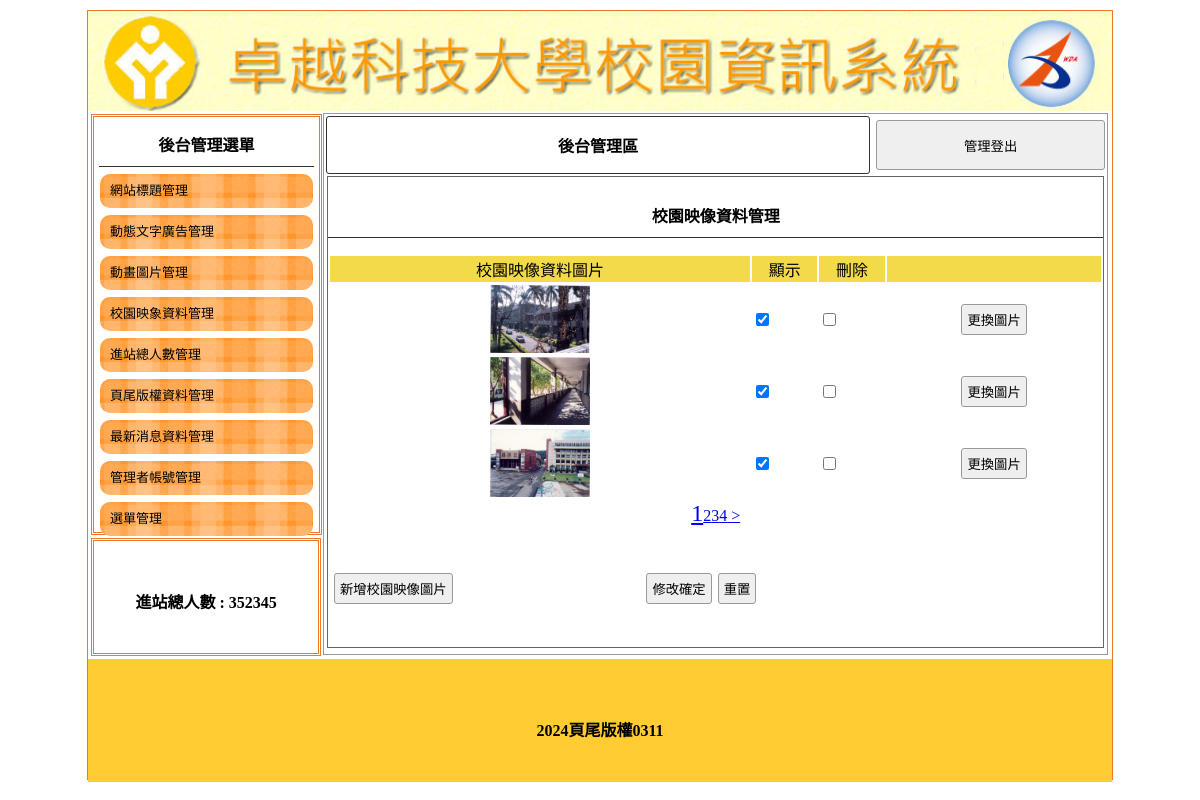
The page /back.php?do=image on the database its author committed.
### tables this page shows
CREATE TABLE `title` (
  `id` int(10) UNSIGNED NOT NULL,
  `img` text NOT NULL,
  `text` text NOT NULL,
  `sh` int(1) NOT NULL
);

CREATE TABLE `total` (
  `id` int(10) UNSIGNED NOT NULL,
  `total` int(10) NOT NULL
);

CREATE TABLE `image` (
  `id` int(10) UNSIGNED NOT NULL,
  `img` text NOT NULL,
  `sh` int(1) NOT NULL
);

CREATE TABLE `bottom` (
  `id` int(10) NOT NULL,
  `bottom` text NOT NULL
);

### api/db.php (called while the page is built, shortened)
<?php
class DB{
    protected $dsn='mysql:host=localhost;charset=utf8;dbname=web19_01';
    protected $pdo;
    protected $table;
    public function __construct($table){
        $this->table=$table;
        $this->pdo=new PDO($this->dsn,'root','');
    }
    private function a2s($array) {
        foreach ($array as $col => $val) {
            $tmp[]="`$col`='$val'";
        }
        return $tmp;
    }
    private function sql_all($sql,$array,$other) {
        if (isset($this->table)&&!empty($this->table)) {
            if (is_array($array)) {
                if (!empty($array)) {
                    $tmp=$this->a2s($array);
                    $sql.="where".join("&&",$tmp);
                }
            }else{
                $sql.="$array";
            }
            $sql.=$other;
            return $sql;
        }
    }
    function all($where='',$other='') {
        $sql="select * from `$this->table`";
        $sql=$this->sql_all($sql,$where,$other);
        return $this->pdo->query($sql)->fetchAll(PDO::FETCH_ASSOC);
    }
    function count($where='',$other='') {
        $sql="select count(*) from `$this->table`";
        $sql=$this->sql_all($sql,$where,$other);
        return $this->pdo->query($sql)->fetchColumn();
    }
    function find($id){
        $sql="select * from `$this->table`";
        if (is_array($id)) {
            if (!empty($id)) {
                $tmp=$this->a2s($id);
                $sql.="where".join("&&",$tmp);
            }
        }else{
            $sql.="where `id`='$id'";
        }
        return $this->pdo->query($sql)->fetch(PDO::FETCH_ASSOC);
    }
    function save($array){
        if (isset($array['id'])) {
            $sql="update `$this->table` set";
            if (!empty($array)) {
                $tmp=$this->a2s($array);
            }
            $sql.=join(",",$tmp);
            $sql.="where `id`='{$array['id']}'";
        }else{
            $sql="insert into `$this->table`";
            $cols="(`".join("`,`",array_keys($array))."`)";
            $vals="('".join("','",$array)."')";
            $sql=$sql.$cols."values".$vals;
        }
        return $this->pdo->exec($sql);
    }
}
$Bottom=new DB('bottom');
$Total=new DB('total');
$Title=new DB('title');
$Image=new DB('image');

### back/image.php (the view, shortened to what this page needs)
<div style="width:99%; height:87%; margin:auto; overflow:auto; border:#666 1px solid;">
    <p class="t cent botli">校園映像資料管理</p>
    <form method="post" action="./api/edit.php">
        <table width="100%">
            <tbody>
                <tr class="yel">
                    <td width="45%">校園映像資料圖片</td>
                    <td width="7%">顯示</td>
                    <td width="7%">刪除</td>
                    <td width="23%"></td>
                </tr>
                <?php
                $total = $Image->count();
                $div = 3;
                $page = ceil($total / $div);
                $now = $_GET['p'] ?? 1;
                $start = ($now - 1) * $div;
                $images = $Image->all("limit $start,$div");
                foreach ($images as $image) {
                ?>
                    <tr>
                        <td class="cent"><img style="width: 100px;height:68px" src="./img/<?= $image['img']; ?>" alt=""></td>
                        <td><input type="checkbox" name="sh[]" value="<?= $image['id']; ?>" <?= ($image['sh'] == 1) ? 'checked' : ''; ?>></td>
                        <td><input type="checkbox" name="del[]" value="<?= $image['id']; ?>"></td>
                        <td class="cent"><input type="button" onclick="op('#cover','#cvr','./modal/update.php?table=<?= $do; ?>&&id=<?= $image['id']; ?>')" value="更換圖片"></td>
                    </tr>
                <?php
                }
                ?>
            </tbody>
        </table>
        <div class="cent">
            <?php
            for ($i = 1; $i <= $page; $i++) {
                $size = ($i == $now) ? 'font-size:24px' : 'font-size:16px';
                echo "<a href='?do=$do&p=$i' style='$size'>$i</a>";
            }
            if ($now + 1 <= $page) {
                $next = $now + 1;
                echo "<a href='?do=$do&p=$next'> > </a>";
            }
            ?>
        </div>
        <table style="margin-top:40px; width:70%;">
            <tbody>
                <tr>
                    <td width="200px"><input type="button" onclick="op('#cover','#cvr','./modal/<?= $do; ?>.php?table=<?= $do; ?>')" value="新增校園映像圖片"></td>
                    <td class="cent"><input type="submit" value="修改確定"><input type="reset" value="重置"></td>
                </tr>
            </tbody>
        </table>
    </form>
</div>

### back.php (shortened to what this page needs)
<?php
include_once "./api/db.php";
$bottom=$Bottom->find(1);
$total=$Total->find(2);
$title=$Title->find(['sh'=>1]);
?>
<!DOCTYPE html PUBLIC "-//W3C//DTD XHTML 1.0 Transitional//EN" "http://www.w3.org/TR/xhtml1/DTD/xhtml1-transitional.dtd">
<html xmlns="http://www.w3.org/1999/xhtml">
<head>
	<link href="./css/css.css" rel="stylesheet" type="text/css">
</head>
<body>
	<div id="main">
		<a title="" href="index.php">
			<div class="ti" style="background:url(./img/<?=$title['img'];?>); background-size:cover;"></div>
		</a>
		<div id="ms">
			<div id="lf" style="float:left;">
				<div id="menuput" class="dbor">
					<span class="t botli">後台管理選單</span>
					<a style="color:#000; font-size:13px; text-decoration:none;" href="?do=title">
						<div class="mainmu">
							網站標題管理 </div>
					</a>
					<a style="color:#000; font-size:13px; text-decoration:none;" href="?do=ad">
						<div class="mainmu">
							動態文字廣告管理 </div>
					</a>
					<a style="color:#000; font-size:13px; text-decoration:none;" href="?do=mvim">
						<div class="mainmu">
							動畫圖片管理 </div>
					</a>
					<a style="color:#000; font-size:13px; text-decoration:none;" href="?do=image">
						<div class="mainmu">
							校園映象資料管理 </div>
					</a>
					<a style="color:#000; font-size:13px; text-decoration:none;" href="?do=total">
						<div class="mainmu">
							進站總人數管理 </div>
					</a>
					<a style="color:#000; font-size:13px; text-decoration:none;" href="?do=bottom">
						<div class="mainmu">
							頁尾版權資料管理 </div>
					</a>
					<a style="color:#000; font-size:13px; text-decoration:none;" href="?do=news">
						<div class="mainmu">
							最新消息資料管理 </div>
					</a>
					<a style="color:#000; font-size:13px; text-decoration:none;" href="?do=admin">
						<div class="mainmu">
							管理者帳號管理 </div>
					</a>
					<a style="color:#000; font-size:13px; text-decoration:none;" href="?do=menu">
						<div class="mainmu">
							選單管理 </div>
					</a>
				</div>
				<div class="dbor" style="margin:3px; width:95%; height:20%; line-height:100px;">
					<span class="t">進站總人數 :
						<?=$total['total'];?> </span>
				</div>
			</div>
			<div class="di" style="height:540px; border:#999 1px solid; width:76.5%; margin:2px 0px 0px 0px; float:left; position:relative; left:20px;">
				<table width="100%">
					<tbody>
						<tr>
							<td style="width:70%;font-weight:800; border:#333 1px solid; border-radius:3px;" class="cent"><a href="?do=admin" style="color:#000; text-decoration:none;">後台管理區</a></td>
							<td><button onclick="location.href='./api/logout.php'" style="width:99%; margin-right:2px; height:50px;">管理登出</button></td>
						</tr>
					</tbody>
				</table>
				<?php
				$do = $_GET['do'] ?? 'main';
				$file = "./back/$do.php";
				if (file_exists($file)) {
					include $file;
				} else {
					include "./back/main.php";
				}
				?>
			</div>
		</div>
		<div style="width:1024px; left:0px; position:relative; background:#FC3; margin-top:4px; height:123px; display:block;">
			<span class="t" style="line-height:123px;"><?=$bottom['bottom'];?></span>
		</div>
	</div>
</body>
</html>

### css/css.css (style rules this page uses)
body { padding:0px; margin:0px; }
#main { width:1024px; height:768px; margin:10px auto 10px auto; border:#EE7728 1px solid; position:relative; }
.ti { width:100%; height:100px; position:relative; background-size:cover; background-repeat:no-repeat; }
.dbor { border:#EE7728 double 3px; margin:1px; padding:2px 10px 2px 10px; }
.t { font-weight:800; display:block; text-align:center; padding:10px 1px 10px 1px; }
.botli { border-bottom:#333 1px solid; }
.mainmu { position:relative; border-radius:10px; background:url(../img/menu.fw.png) center no-repeat; background-size:cover; line-height:30px; padding:2px 10px 2px 10px; margin:7px 1px 7px 1px; }
#lf { height:540px; width:21%; display:inline-block; }
#menuput { width:100%; height:75%; position:relative; padding:5px; display:block; margin: 3px; }
.di { display:inline-block; }
.cent { text-align:center; }
input,button { border:#999 1px solid; border-radius:3px; background:#EFEFEF; padding:5px; margin:3px; }
.yel td { background:#F3DA49; text-align:center; }

### rows shown on the page
title: img (picture)
total: total "352345"
image: img (picture), sh "☑"
image: img (picture), sh "☑"
image: img (picture), sh "☑"
bottom: bottom "2024頁尾版權0311"
